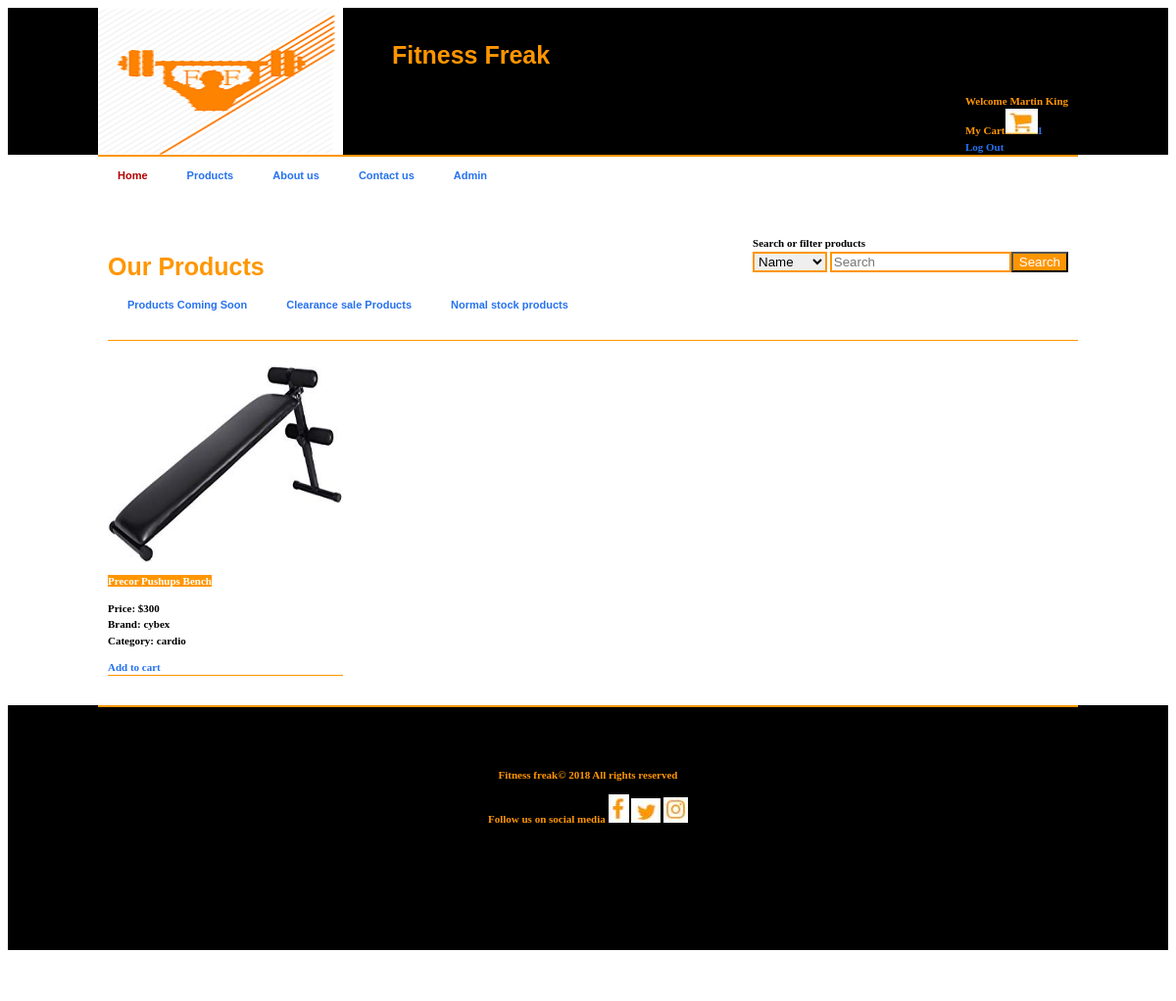
Page /clearance.php (signed in) on the committed database.
### tables this page shows
CREATE TABLE IF NOT EXISTS `customer` (
`customerID` int(11) NOT NULL,
  `firstName` varchar(50) NOT NULL,
  `lastName` varchar(50) NOT NULL,
  `email` varchar(250) NOT NULL,
  `phoneNumber` varchar(25) NOT NULL,
  `address` varchar(250) NOT NULL,
  `password` varchar(250) NOT NULL
);

CREATE TABLE IF NOT EXISTS `product` (
`productID` int(11) NOT NULL,
  `name` varchar(100) NOT NULL,
  `price` decimal(10,0) NOT NULL,
  `quantity` int(11) NOT NULL,
  `status` varchar(25) NOT NULL,
  `category` varchar(50) NOT NULL,
  `brand` varchar(50) NOT NULL,
  `image` varchar(250) NOT NULL,
  `addedBy` int(11) NOT NULL
);

### includes/methods.php (called while the page is built, shortened)
<?php
function fetchValue($sql,$columnName){
	include 'connection.php';
	$value="";
	$fetchQuery=$db->query($sql);
	while ($rows=mysqli_fetch_array($fetchQuery)){
		$value=$rows[$columnName];
	}
	return $value;
}
function countValue($sql,$columnName){
	include 'connection.php';
	$count=0;
	$fetchQuery=$db->query($sql);
	while ($rows=mysqli_fetch_array($fetchQuery)){
		$count=$count+1;
	}
	return $count;
}

### clearance.php (the view, shortened to what this page needs)
<?php
if (!isset($_SESSION['login_customer']) || (trim($_SESSION['login_customer']) == '')) {
   $customerID=null;
}else{
$customerID=$_SESSION['login_customer'];
}
require 'includes/connection.php';
require 'includes/methods.php';
?>
<!DOCTYPE html PUBLIC "-//W3C//DTD XHTML 1.0 Transitional//EN" "http://www.w3.org/TR/xhtml1/DTD/xhtml1-transitional.dtd">
<html xmlns="http://www.w3.org/1999/xhtml">
<head>
<link href="style.css" rel="stylesheet" type="text/css" />
</head>
<body>
	<div class="header">
    	<div class="header_container">
            <div class="logo">
            	<img src="images/logo.png" alt="LOGO" width="250px" height="150px"/>
            </div>
			 <div class="title">
            <h1>Fitness Freak</h1>
			 </div>
			  <div class="login">
			  <?php if ($customerID==null){ ?>
						<a href="login.php">Login</a> /
						<a href="register.php">Register</a><br>
			  <?php }else {
						echo "Welcome ".fetchValue("select firstname from customer where customerID='$customerID'","firstname")." ".fetchValue("select lastName from customer where customerID='$customerID'","lastName");
						echo "<br> My Cart<a href='cart.php'><img src='images/social/c.JPG' alt='cart'>".countValue("select cartID from cart where customerID='$customerID' AND status='pending'","cartID")."</a>";
						echo "<br><a href='logout.php'>Log Out</a>";
					} ?>
			   </div>
		</div>
		<div class="menus">
			<div class="menu_container">
                <div id="menucase">
                  <div id="stylefour">
                    <ul>
                      <li><a href="index.php" class="current">Home</a></li>
                      <li><a href="products.php">Products</a></li>
					  <li><a href="aboutus.php">About us</a></li>
					  <li><a href="contactus.php">Contact us</a></li>
                      <li><a href="admin_login.php">Admin</a></li>
                    </ul>
                  </div>
                </div>
            </div>
		</div>
    </div>
    <div class="main">
		<div class="login">
					<form action="search_products.php" method="post">
					<label>Search or filter products</label><br>
						<select name="searchType">
							<option value="name">Name</option>
						</select>
						<input type="text" placeholder="Search" name="search_field"/><input type="submit" value="Search" name="search_button">
					</form>
			</div>
		<br></br>
        <div class="content">
            <div class="products">
            	<p><h1>Our Products</h1></p>
		<div class="menus">
			<div class="menu_container">
                <div id="menucase">
                  <div id="stylefour">
                    <ul>
                      <li><a href="coming.php">Products Coming Soon</a></li>
					  <li><a href="clearance.php">Clearance sale Products</a></li>
					  <li><a href="normal.php">Normal stock products</a></li>
                    </ul>
                  </div>
                </div>
            </div>
		</div>
                <hr>
				<?php
				$getProducts=$db->query("select productID,name,price,image,brand,category from product where status='clearance'");
				while($rows=mysqli_fetch_array($getProducts)){
					$productID=$rows[0];
					$productName=$rows[1];
					$price=$rows[2];
					$image=$rows[3];
					$brand=$rows[4];
					$category=$rows[5];
				?>
            	<div class="item">
                	<img src="images/products/<?php echo $image; ?>" width="240px" height="200px" alt="PRODUCT" />
                    <p><span class="theme"><?php echo $productName; ?></span></p>
					<p><?php echo "Price: $".$price ?><br>
					<?php echo "Brand: ".$brand ?><br>
					<?php echo "Category: ".$category ?>
					</p>
					<a href="add_to_cart.php?productID=<?php echo $productID; ?>">Add to cart</a>
                </div>
				<?php } ?>
            </div>
        </div>
    </div>
    <div class="footer">
    	<div class="footer_container">
        	<p>Fitness freak&copy; 2018 All rights reserved</p> <p>Follow us on social media
			<a href="#"><img src="images/social/f.jpg" alt="F"></a>
			<a href="#"><img src="images/social/t.jpg" alt="T"></a>
			<a href="#"><img src="images/social/i.jpg" alt="I"></a>
			</p>
        </div>
    </div>
</body>
</html>

### style.css (style rules this page uses)
body { font: bold 11px/1.5em Verdana; text-align:left; }
a { text-decoration:none; color:#2672ef; }
h1 { font-family:Verdana, Arial, Helvetica, sans-serif; font-size:25px; font-weight:bold; margin:0; padding:0; color:#ff9600; }
hr { border:none; border-top:1px solid #ff9600; height:1px; margin-bottom:25px; }
.theme { background:#ff9600; color:#FFF; }
.header { height:150px; width:100%; background:#000; color:#ff9600; margin-bottom:20px; }
.header_container { width:1000px; margin-right:auto; margin-left:auto; height:100%; border-bottom:2px solid #ff9600; }
.title { padding-top:40px; }
.login { float:right; margin-top:20px; padding:10px; width:auto; }
.login input[type=text] { border:2px solid #ff9600; }
.login input[type=submit] { background: #ff9600; color:#fff; }
.login select { border:2px solid #ff9600; }
#stylefour { position:relative; display:block; height:39px; font-size:11px; font-weight:bold; font-family:Arial,Verdana,Helvitica,sans-serif; }
#stylefour ul { margin:0; padding:0; list-style-type:none; width:auto; }
#stylefour ul li { display:block; float:left; margin:0; }
#stylefour ul li a { display:block; float:left; color:#2672ef; text-decoration:none; padding:11px 20px 0 20px; height:23px; }
#stylefour ul li a:hover,#stylefour ul li a.current { color:#B30000; background:#fff top right; }
.footer { height:250px; width:100%; background:#000; color:#ff9600; }
.footer_container { width:1000px; margin-right:auto; margin-left:auto; height:100%; text-align:center; padding-top:50px; border-top:2px solid #ff9600; }
.main { overflow:hidden; margin-bottom:20px; width:1000px; margin-left:auto; margin-right:auto; }
.logo { width:300px; height:100%; float:left; }
.menu_container { width:600px; height:100%; float:left; }
.menus { width:1000px; margin-right:auto; margin-left:auto; height:50px; }
.content { width:100%; height:auto; margin-bottom:15px; position:relative; }
.products { height:auto; width:1000px; padding:10px; margin-bottom:10px; }
.item { width:240px; height:315px; border-bottom:#ff9600 1px solid; float:left; margin-right:10px; margin-bottom:10px; }

### rows in the picture
customer: firstName "Martin", lastName "King"
product: image (picture), name "Precor Pushups Bench", price "300", brand "cybex", category "cardio"
